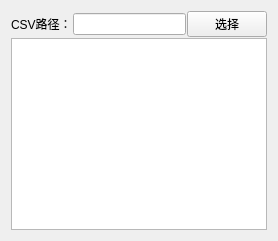
              <widget class="QWidget" name="tab_8">
               <attribute name="title">
                <string>结果</string>
               </attribute>
               <layout class="QGridLayout" name="gridLayout_22">
                <item row="0" column="0">
                 <layout class="QVBoxLayout" name="verticalLayout_30" stretch="1,20">
                  <property name="spacing">
                   <number>1</number>
                  </property>
                  <item>
                   <layout class="QHBoxLayout" name="horizontalLayout_50" stretch="1,10,1">
                    <item>
                     <widget class="QLabel" name="label_59">
                      <property name="text">
                       <string>CSV路径：</string>
                      </property>
                     </widget>
                    </item>
                    <item>
                     <widget class="QLineEdit" name="lineEdit_CsvPath">
                      <property name="readOnly">
                       <bool>true</bool>
                      </property>
                     </widget>
                    </item>
                    <item>
                     <widget class="QPushButton" name="pb_CsvPath">
                      <property name="text">
                       <string>选择</string>
                      </property>
                     </widget>
                    </item>
                   </layout>
                  </item>
                  <item>
                   <widget class="QTableWidget" name="tablewidget_ResultData"/>
                  </item>
                 </layout>
                </item>
               </layout>
              </widget>
